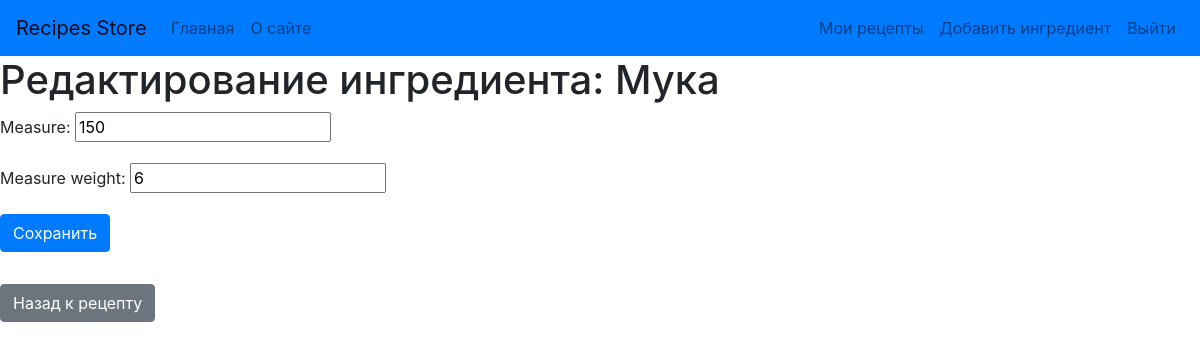
The app's page /recipe/1/ingredients/edit/3/ (signed in) with its own data.
### recipe_catalog/models.py (models this page shows, shortened)
class RecipeIngredients(models.Model):
    id = models.AutoField(primary_key=True)
    recipe = models.ForeignKey(Recipe, on_delete=models.CASCADE)
    ingredient = models.ForeignKey(Ingredient, on_delete=models.CASCADE)
    measure = models.IntegerField(validators=[MinValueValidator(1)])
    measure_weight = models.IntegerField(validators=[MinValueValidator(1)])

class Ingredient(models.Model):
    id = models.AutoField(primary_key=True)
    name = models.CharField(max_length=255)
    measure_val = models.CharField(max_length=255)
    price = models.IntegerField()

### recipe_catalog/views.py (the view)
# urls.py: path('recipe/<int:recipe_id>/ingredients/edit/<int:recipe_ingredient_id>/', edit_recipe_ingredient, name='edit_recipe_ingredient'),
@login_required
def edit_recipe_ingredient(request, recipe_id, recipe_ingredient_id):
    try:
        ingredient = RecipeIngredients.objects.get(
            id=recipe_ingredient_id, recipe__id=recipe_id, recipe__author=request.user
        )
    except RecipeIngredients.DoesNotExist:
        raise Http404("Ингредиент не найден или недоступен.")
    if request.method == 'POST':
        form = RecipeIngredientEditForm(request.POST, instance=ingredient)
        if form.is_valid():
            form.save()
            return redirect('recipe_catalog:edit_recipe', recipe_id=recipe_id)
    else:
        form = RecipeIngredientEditForm(instance=ingredient)
    return render(request, 'recipe_catalog/edit_recipe_ingredient.html', {'form': form, 'recipe': ingredient.recipe, 'ingredient': ingredient})

### recipe_catalog/forms.py
class RecipeIngredientEditForm(forms.ModelForm):
    class Meta:
        model = RecipeIngredients
        fields = ['measure', 'measure_weight']

### templates/recipe_catalog/edit_recipe_ingredient.html (shortened to what this page needs)
{% include '../header.html' %}
<h1>Редактирование ингредиента: {{ ingredient.ingredient.name }}</h1>
<form method="post">
    {{ form.as_p }}
    <button type="submit" class="btn btn-primary">Сохранить</button>
</form>
<a href="{% url 'recipe_catalog:edit_recipe' recipe.id %}" class="btn btn-secondary mt-3">Назад к рецепту</a>

### records on screen
RecipeIngredients: ingredient.name "Мука", measure "150", measure_weight "6"
